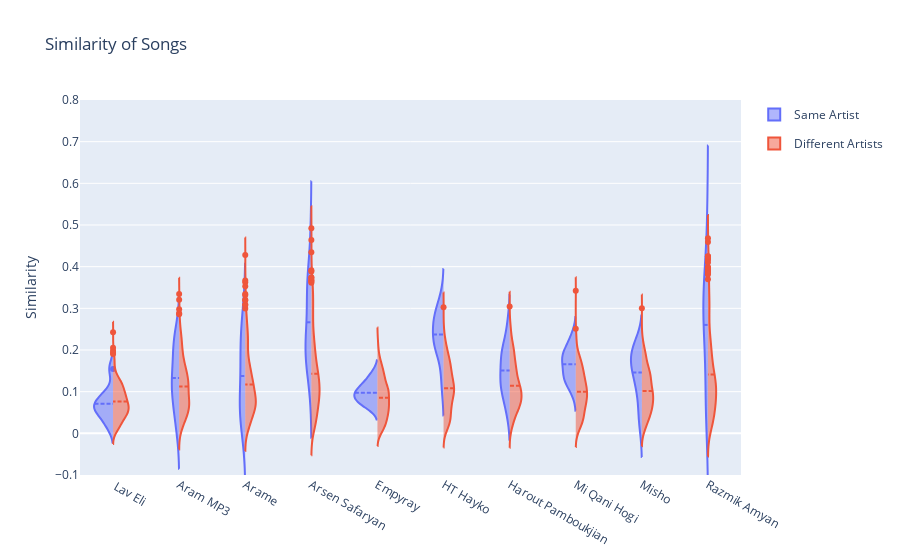

The code cell stored with this chart in its notebook:
### Code cell
df_sim = artist_song_filter_df

fig = go.Figure()

fig.add_trace(go.Violin(x=df_sim['Artist_artist'][df_sim['same_artist']],
                        y=df_sim['vector_similarity'][df_sim['same_artist']],
                        legendgroup='Same Artist', scalegroup='Same Artist', name='Same Artist',
                        side='negative')
             )
fig.add_trace(go.Violin(x=df_sim['Artist_artist'][~df_sim['same_artist']],
                        y=df_sim['vector_similarity'][~df_sim['same_artist']],
                        legendgroup='Different Artists', scalegroup='Different Artists', name='Different Artists',
                        side='positive')
             )

fig.update_traces(meanline_visible=True)
fig.update_layout(violingap=0, violinmode='overlay')
fig.update_layout(title='Similarity of Songs')
fig.update_xaxes(range=[-0.5, 9.5])
fig.update_yaxes(range=[-0.1, 0.8], title='Similarity')
fig.show()

### Figure 1 — Plotly figure (JSON) as saved in the notebook; plotly's stock layout.template omitted (floating-point values rounded to 4 significant figures; data arrays with more than 128 entries replaced by an {"elided": "..."} marker saying what was removed)
{"data": [{"legendgroup": "Same Artist", "meanline": {"visible": true}, "name": "Same Artist", "scalegroup": "Same Artist", "side": "negative", "type": "violin", "x": {"elided": "461 str values"}, "y": {"elided": "461 float values"}}, {"legendgroup": "Different Artists", "meanline": {"visible": true}, "name": "Different Artists", "scalegroup": "Different Artists", "side": "positive", "type": "violin", "x": {"elided": "8759 str values"}, "y": {"elided": "8759 float values"}}], "layout": {"title": {"text": "Similarity of Songs"}, "violingap": 0, "violinmode": "overlay", "xaxis": {"range": [-0.5, 9.5]}, "yaxis": {"range": [-0.1, 0.8], "title": {"text": "Similarity"}}}}
